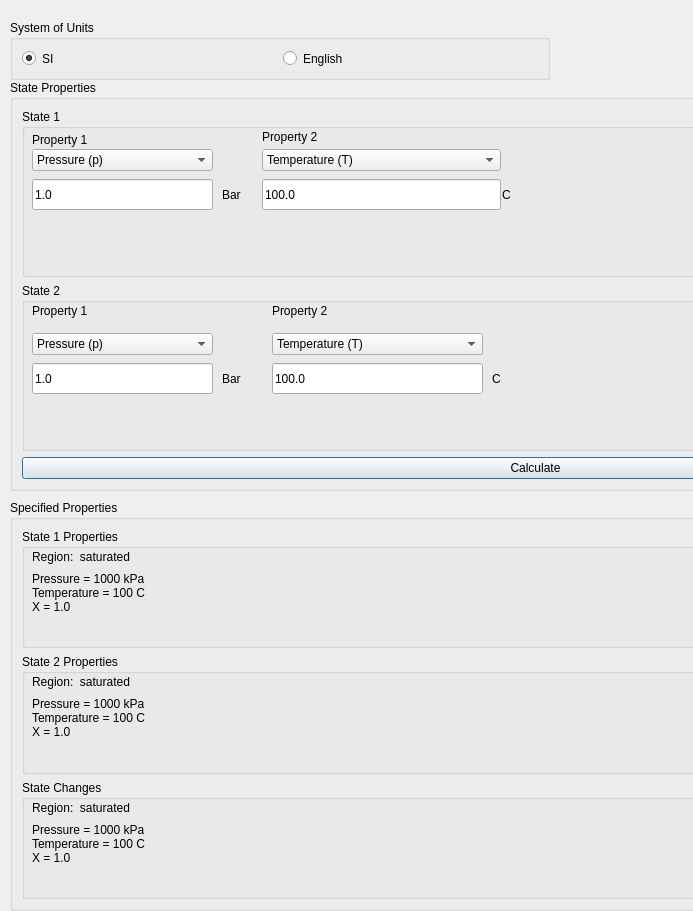
<?xml version="1.0" encoding="UTF-8"?>
<ui version="4.0">
 <class>Dialog</class>
 <widget class="QDialog" name="Dialog">
  <property name="geometry">
   <rect>
    <x>0</x>
    <y>0</y>
    <width>693</width>
    <height>911</height>
   </rect>
  </property>
  <property name="windowTitle">
   <string>Dialog</string>
  </property>
  <widget class="QGroupBox" name="_grp_Units">
   <property name="geometry">
    <rect>
     <x>10</x>
     <y>20</y>
     <width>540</width>
     <height>60</height>
    </rect>
   </property>
   <property name="minimumSize">
    <size>
     <width>506</width>
     <height>0</height>
    </size>
   </property>
   <property name="title">
    <string>System of Units</string>
   </property>
   <layout class="QHBoxLayout" name="horizontalLayout_2">
    <item>
     <widget class="QRadioButton" name="_rdo_SI">
      <property name="text">
       <string>SI</string>
      </property>
      <property name="checked">
       <bool>true</bool>
      </property>
     </widget>
    </item>
    <item>
     <widget class="QRadioButton" name="_rdo_English">
      <property name="text">
       <string>English</string>
      </property>
     </widget>
    </item>
   </layout>
  </widget>
  <widget class="QGroupBox" name="_grp_StateProperties">
   <property name="geometry">
    <rect>
     <x>10</x>
     <y>80</y>
     <width>1051</width>
     <height>411</height>
    </rect>
   </property>
   <property name="title">
    <string>State Properties</string>
   </property>
   <layout class="QVBoxLayout" name="verticalLayout_2">
    <item>
     <widget class="QGroupBox" name="groupBox">
      <property name="title">
       <string>State 1</string>
      </property>
      <widget class="QLabel" name="_lbl_Property1">
       <property name="geometry">
        <rect>
         <x>10</x>
         <y>20</y>
         <width>59</width>
         <height>22</height>
        </rect>
       </property>
       <property name="text">
        <string>Property 1</string>
       </property>
      </widget>
      <widget class="QComboBox" name="_cmb_Property1_2">
       <property name="geometry">
        <rect>
         <x>10</x>
         <y>40</y>
         <width>181</width>
         <height>22</height>
        </rect>
       </property>
       <property name="currentText">
        <string>Pressure (p)</string>
       </property>
       <item>
        <property name="text">
         <string>Pressure (p)</string>
        </property>
       </item>
       <item>
        <property name="text">
         <string>Temperature (T)</string>
        </property>
       </item>
       <item>
        <property name="text">
         <string>Quality (x)</string>
        </property>
       </item>
       <item>
        <property name="text">
         <string>Specific Internal Energy (u)</string>
        </property>
       </item>
       <item>
        <property name="text">
         <string>Specific Enthalpy (h)</string>
        </property>
       </item>
       <item>
        <property name="text">
         <string>Specific Volume (v)</string>
        </property>
       </item>
       <item>
        <property name="text">
         <string>Specific Entropy (s)</string>
        </property>
       </item>
      </widget>
      <widget class="QLineEdit" name="_le_Property1">
       <property name="geometry">
        <rect>
         <x>10</x>
         <y>70</y>
         <width>181</width>
         <height>31</height>
        </rect>
       </property>
       <property name="text">
        <string>1.0</string>
       </property>
      </widget>
      <widget class="QLabel" name="_lbl_Property1_Units">
       <property name="geometry">
        <rect>
         <x>200</x>
         <y>70</y>
         <width>31</width>
         <height>31</height>
        </rect>
       </property>
       <property name="text">
        <string>Bar</string>
       </property>
      </widget>
      <widget class="QLabel" name="_lbl_Property2">
       <property name="geometry">
        <rect>
         <x>240</x>
         <y>20</y>
         <width>71</width>
         <height>16</height>
        </rect>
       </property>
       <property name="text">
        <string>Property 2</string>
       </property>
      </widget>
      <widget class="QComboBox" name="_cmb_Property2">
       <property name="geometry">
        <rect>
         <x>240</x>
         <y>40</y>
         <width>239</width>
         <height>22</height>
        </rect>
       </property>
       <property name="currentIndex">
        <number>1</number>
       </property>
       <item>
        <property name="text">
         <string>Pressure (p)</string>
        </property>
       </item>
       <item>
        <property name="text">
         <string>Temperature (T)</string>
        </property>
       </item>
       <item>
        <property name="text">
         <string>Quality (x)</string>
        </property>
       </item>
       <item>
        <property name="text">
         <string>Specific Internal Energy (u)</string>
        </property>
       </item>
       <item>
        <property name="text">
         <string>Specific Enthalpy (h)</string>
        </property>
       </item>
       <item>
        <property name="text">
         <string>Specific Volume (v)</string>
        </property>
       </item>
       <item>
        <property name="text">
         <string>Specific Entropy (s)</string>
        </property>
       </item>
      </widget>
      <widget class="QLineEdit" name="_le_Property2">
       <property name="geometry">
        <rect>
         <x>240</x>
         <y>70</y>
         <width>239</width>
         <height>31</height>
        </rect>
       </property>
       <property name="text">
        <string>100.0</string>
       </property>
      </widget>
      <widget class="QLabel" name="_lbl_Property2_Units">
       <property name="geometry">
        <rect>
         <x>480</x>
         <y>70</y>
         <width>31</width>
         <height>31</height>
        </rect>
       </property>
       <property name="text">
        <string>C</string>
       </property>
      </widget>
     </widget>
    </item>
    <item>
     <widget class="QGroupBox" name="groupBox_2">
      <property name="title">
       <string>State 2</string>
      </property>
      <widget class="QLabel" name="label">
       <property name="geometry">
        <rect>
         <x>10</x>
         <y>20</y>
         <width>101</width>
         <height>16</height>
        </rect>
       </property>
       <property name="text">
        <string>Property 1</string>
       </property>
      </widget>
      <widget class="QLabel" name="label_2">
       <property name="geometry">
        <rect>
         <x>250</x>
         <y>20</y>
         <width>71</width>
         <height>16</height>
        </rect>
       </property>
       <property name="text">
        <string>Property 2</string>
       </property>
      </widget>
      <widget class="QComboBox" name="_cmb_Property1_3">
       <property name="geometry">
        <rect>
         <x>10</x>
         <y>50</y>
         <width>181</width>
         <height>22</height>
        </rect>
       </property>
       <property name="currentText">
        <string>Pressure (p)</string>
       </property>
       <item>
        <property name="text">
         <string>Pressure (p)</string>
        </property>
       </item>
       <item>
        <property name="text">
         <string>Temperature (T)</string>
        </property>
       </item>
       <item>
        <property name="text">
         <string>Quality (x)</string>
        </property>
       </item>
       <item>
        <property name="text">
         <string>Specific Internal Energy (u)</string>
        </property>
       </item>
       <item>
        <property name="text">
         <string>Specific Enthalpy (h)</string>
        </property>
       </item>
       <item>
        <property name="text">
         <string>Specific Volume (v)</string>
        </property>
       </item>
       <item>
        <property name="text">
         <string>Specific Entropy (s)</string>
        </property>
       </item>
      </widget>
      <widget class="QComboBox" name="_cmb_Property2_3">
       <property name="geometry">
        <rect>
         <x>250</x>
         <y>50</y>
         <width>211</width>
         <height>22</height>
        </rect>
       </property>
       <property name="currentIndex">
        <number>1</number>
       </property>
       <item>
        <property name="text">
         <string>Pressure (p)</string>
        </property>
       </item>
       <item>
        <property name="text">
         <string>Temperature (T)</string>
        </property>
       </item>
       <item>
        <property name="text">
         <string>Quality (x)</string>
        </property>
       </item>
       <item>
        <property name="text">
         <string>Specific Internal Energy (u)</string>
        </property>
       </item>
       <item>
        <property name="text">
         <string>Specific Enthalpy (h)</string>
        </property>
       </item>
       <item>
        <property name="text">
         <string>Specific Volume (v)</string>
        </property>
       </item>
       <item>
        <property name="text">
         <string>Specific Entropy (s)</string>
        </property>
       </item>
      </widget>
      <widget class="QLineEdit" name="_le_Property1_2">
       <property name="geometry">
        <rect>
         <x>10</x>
         <y>80</y>
         <width>181</width>
         <height>31</height>
        </rect>
       </property>
       <property name="text">
        <string>1.0</string>
       </property>
      </widget>
      <widget class="QLabel" name="_lbl_Property1_Units_2">
       <property name="geometry">
        <rect>
         <x>200</x>
         <y>80</y>
         <width>31</width>
         <height>31</height>
        </rect>
       </property>
       <property name="text">
        <string>Bar</string>
       </property>
      </widget>
      <widget class="QLineEdit" name="_le_Property2_2">
       <property name="geometry">
        <rect>
         <x>250</x>
         <y>80</y>
         <width>211</width>
         <height>31</height>
        </rect>
       </property>
       <property name="text">
        <string>100.0</string>
       </property>
      </widget>
      <widget class="QLabel" name="_lbl_Property2_Units_2">
       <property name="geometry">
        <rect>
         <x>470</x>
         <y>80</y>
         <width>31</width>
         <height>31</height>
        </rect>
       </property>
       <property name="text">
        <string>C</string>
       </property>
      </widget>
     </widget>
    </item>
    <item>
     <widget class="QPushButton" name="_pb_Calculate">
      <property name="text">
       <string>Calculate</string>
      </property>
     </widget>
    </item>
   </layout>
  </widget>
  <widget class="QGroupBox" name="_grp_StateProperties_2">
   <property name="geometry">
    <rect>
     <x>10</x>
     <y>500</y>
     <width>1061</width>
     <height>411</height>
    </rect>
   </property>
   <property name="title">
    <string>Specified Properties</string>
   </property>
   <layout class="QVBoxLayout" name="verticalLayout_3">
    <item>
     <widget class="QGroupBox" name="groupBox_4">
      <property name="title">
       <string>State 1 Properties</string>
      </property>
      <widget class="QLabel" name="_lbl_State">
       <property name="geometry">
        <rect>
         <x>10</x>
         <y>20</y>
         <width>482</width>
         <height>16</height>
        </rect>
       </property>
       <property name="text">
        <string>Region:  saturated</string>
       </property>
      </widget>
      <widget class="QLabel" name="_lbl_StateProperties">
       <property name="geometry">
        <rect>
         <x>10</x>
         <y>40</y>
         <width>482</width>
         <height>48</height>
        </rect>
       </property>
       <property name="text">
        <string>Pressure = 1000 kPa
Temperature = 100 C
X = 1.0</string>
       </property>
      </widget>
     </widget>
    </item>
    <item>
     <widget class="QGroupBox" name="groupBox_3">
      <property name="title">
       <string>State 2 Properties</string>
      </property>
      <widget class="QLabel" name="_lbl_StateProperties_2">
       <property name="geometry">
        <rect>
         <x>10</x>
         <y>40</y>
         <width>482</width>
         <height>48</height>
        </rect>
       </property>
       <property name="text">
        <string>Pressure = 1000 kPa
Temperature = 100 C
X = 1.0</string>
       </property>
      </widget>
      <widget class="QLabel" name="_lbl_State_2">
       <property name="geometry">
        <rect>
         <x>10</x>
         <y>20</y>
         <width>482</width>
         <height>16</height>
        </rect>
       </property>
       <property name="text">
        <string>Region:  saturated</string>
       </property>
      </widget>
     </widget>
    </item>
    <item>
     <widget class="QGroupBox" name="groupBox_5">
      <property name="title">
       <string>State Changes</string>
      </property>
      <widget class="QLabel" name="_lbl_State_3">
       <property name="geometry">
        <rect>
         <x>10</x>
         <y>20</y>
         <width>482</width>
         <height>16</height>
        </rect>
       </property>
       <property name="text">
        <string>Region:  saturated</string>
       </property>
      </widget>
      <widget class="QLabel" name="_lbl_StateProperties_3">
       <property name="geometry">
        <rect>
         <x>10</x>
         <y>40</y>
         <width>482</width>
         <height>48</height>
        </rect>
       </property>
       <property name="text">
        <string>Pressure = 1000 kPa
Temperature = 100 C
X = 1.0</string>
       </property>
      </widget>
     </widget>
    </item>
   </layout>
  </widget>
 </widget>
 <resources/>
 <connections/>
</ui>
